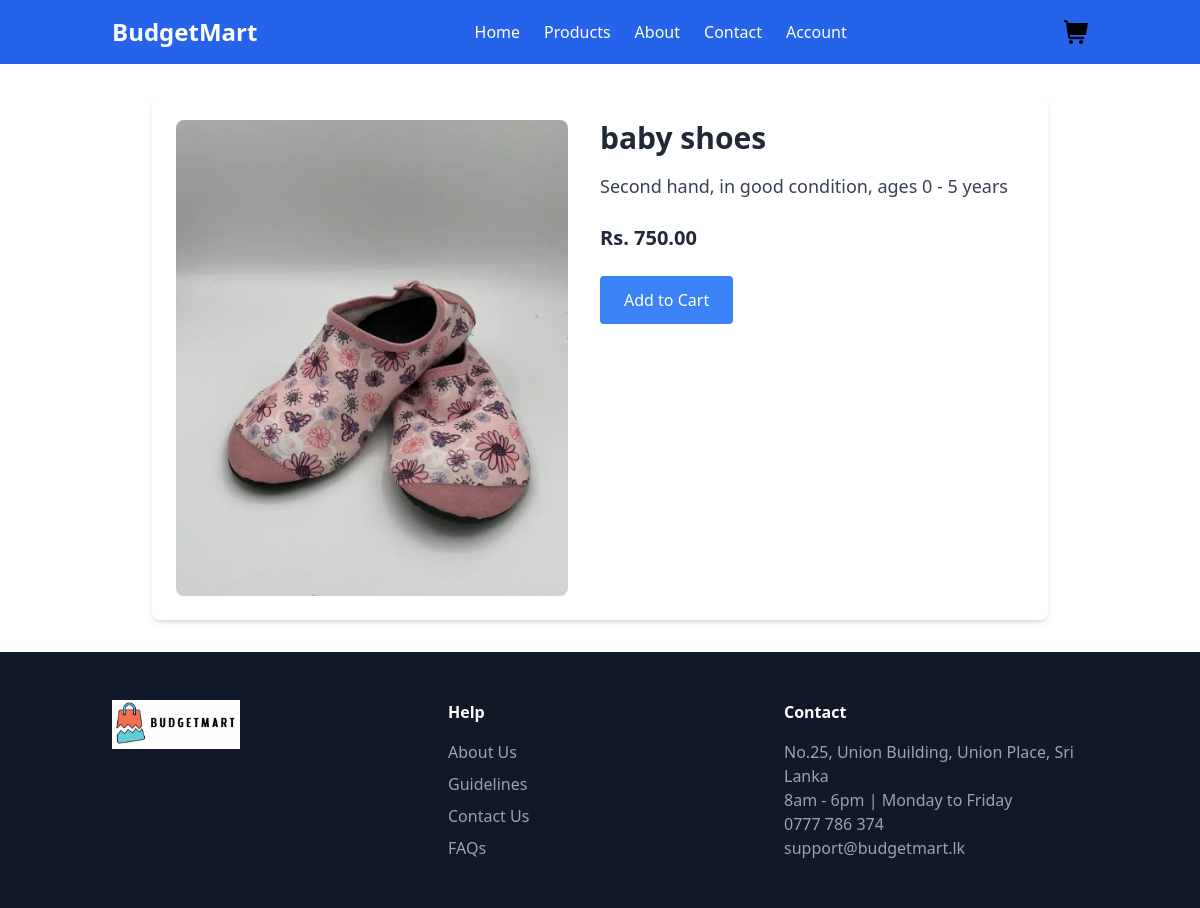
Page /product_detail.php?id=12 on the committed database.
### tables this page shows
CREATE TABLE `products` (
  `id` int(11) NOT NULL,
  `user_id` int(11) NOT NULL,
  `name` varchar(100) NOT NULL,
  `description` text DEFAULT NULL,
  `category` varchar(255) NOT NULL,
  `price` decimal(10,2) NOT NULL,
  `image` varchar(255) DEFAULT NULL,
  `created_at` timestamp NOT NULL DEFAULT current_timestamp()
);

### product_detail.php (the view, shortened to what this page needs)
<?php
$conn = new mysqli("localhost", "root", "", "user_accounts");
$product_id = isset($_GET['id']) ? (int)$_GET['id'] : 0;
$sql = "SELECT id, name, description, price, image FROM products WHERE id = $product_id";
$result = $conn->query($sql);
$product = $result->fetch_assoc();
?>
<!DOCTYPE html>
<html lang="en">
<head>
    <script src="https://cdn.tailwindcss.com"></script>
</head>
<?php include('templates/header.php'); ?>
<body class="bg-gray-100 text-gray-800">
    <div class="container mx-auto py-8">
        <div class="flex justify-center">
            <div class="max-w-4xl w-full flex bg-white shadow-md rounded-lg p-6">
                <div class="w-1/2 pr-8">
                    <img src="uploads/<?php echo htmlspecialchars($product['image']); ?>" alt="Product Image" class="w-full h-auto rounded-lg">
                </div>
                <div class="w-1/2">
                    <h1 class="text-3xl font-bold text-gray-800 mb-4"><?php echo htmlspecialchars($product['name']); ?></h1>
                    <p class="text-lg text-gray-700 mb-6"><?php echo htmlspecialchars($product['description']); ?></p>
                    <p class="text-xl font-semibold text-gray-800 mb-6">Rs. <?php echo htmlspecialchars($product['price']); ?></p>
                    <form action="cart.php" method="POST">
                        <button type="submit" class="bg-blue-500 text-white px-6 py-3 rounded hover:bg-blue-600">Add to Cart</button>
                    </form>
                </div>
            </div>
        </div>
    </div>
</body>
<?php include('templates/footer.php'); ?>
</html>

### rows in the picture
products: image (picture), name "baby shoes", description "Second hand, in good condition, ages 0 - 5 years", price "750.00"
